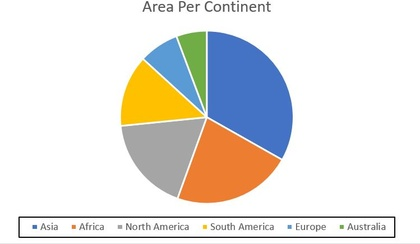
%> input picture Image Project/circle1.JPG, 420 x 244 px, shrunk from 749 x 436 before the run
$ octave --eval "result = GetLegends(imread('circle1.JPG'));"   (GNU Octave 9; MATLAB toolbox functions it lacks are replaced by stand-ins)
%> lines starting %> are read from the running program, lines starting %| are printed output that depends on the picture; in (x1, y1, x2, y2) boxes, pixels count from 0 and x2, y2 are one past the last pixel; in counts of white or black regions, pixels touching at a corner belong together; the program's own positions count from 1
function  [RGBBox] = GetLegends( Original )

    %% Get the binaryImage
    img = rgb2gray(Original);
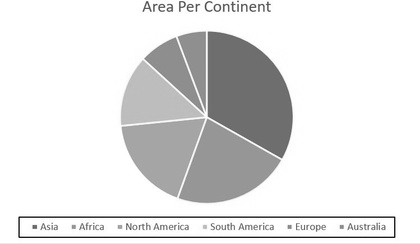
%> img: size 244x420 uint8; min 1, max 255, mean 226.3
    binaryImage = img < 140;
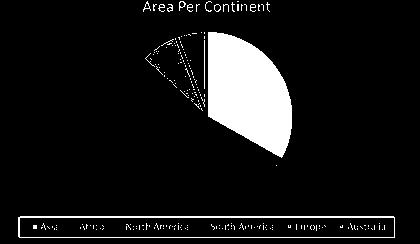
%> binaryImage: size 244x420 logical; 9.3% white; 225 white regions (214 under 20 px), largest, box (x1, y1, x2, y2) and area: (208, 32, 292, 158) 7414, (18, 216, 395, 238) 1184, (204, 40, 205, 89) 49
    binaryImage = imfill(binaryImage, 'holes');
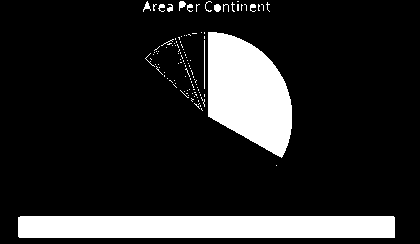
%> binaryImage: size 244x420 logical; 16% white; 116 white regions (105 under 20 px), largest, box (x1, y1, x2, y2) and area: (18, 216, 395, 238) 8290, (208, 32, 292, 158) 7414, (204, 40, 205, 89) 49


    %% Croping
    [h,w]= size(binaryImage);
%> h = 244; w = 420
    new_w = w- (w/4);
%> new_w = 315
    new_h = h- (h/8);
%> new_h = 213.5

    for H = 1: h
        for W = 1: w
            if  H >h/6 && W < new_w && H < new_h
                 binaryImage(H,W) = 0;
            end
        end
    end
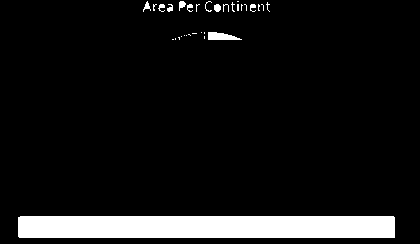
%> binaryImage: size 244x420 logical; 8.7% white; 32 white regions (22 under 20 px), largest, box (x1, y1, x2, y2) and area: (18, 216, 395, 238) 8290, (208, 32, 242, 40) 191, (214, 4, 221, 12) 45


    %% get bigest 2 Rectangles
    se = true(9, 9);
    binaryImage = imopen(binaryImage, se);
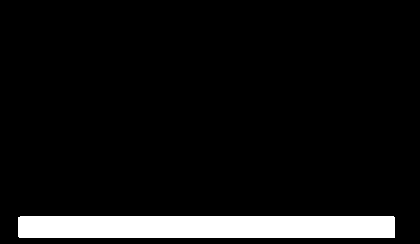
%> binaryImage: size 244x420 logical; 8.1% white; 1 white region, box (x1, y1, x2, y2) and area: (18, 216, 395, 238) 8290
    binaryImage = bwareafilt(binaryImage, 2);
    [L , Num] = bwlabel(binaryImage);
%> Num = 1

   %% filter between the two Rec

   MostRegion = 0;
   for i = 1 : Num

        TempImage = (L==i);

        TempImage2 = uint8(double(Original) .* double(TempImage));
        TempImage2  = im2bw(TempImage2 , 0.9);
        se = ones(5);
        TempImage2  = imclose(TempImage2  , se);
        TempImage2 = ~ TempImage2 ;
        TempImage = ~ TempImage ;

        TempImage2  = TempImage2  - TempImage ;
        [L2 , Num2 ] = bwlabel(TempImage2);
        NumberOfRegions = Num2 ;

        if MostRegion < NumberOfRegions
            MostRegion  = NumberOfRegions ;
            MyBoxIndex = i;
        end

   end
%> this loop made 1 pass
%> (Num2, NumberOfRegions, MostRegion, MyBoxIndex) on pass 1: (1, 1, 1, 1)
%> pass 1, in GetLegends, `TempImage2  = im2bw(TempImage2 , 0.9);`:
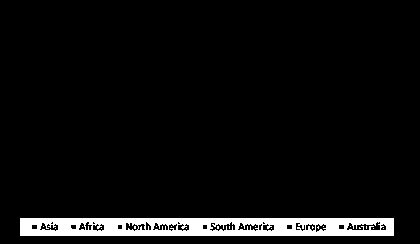
%> TempImage2: size 244x420 logical; 5.5% white; 22 white regions (21 under 20 px), largest, box (x1, y1, x2, y2) and area: (20, 218, 394, 236) 5632
%> pass 1, in GetLegends, `TempImage2  = imclose(TempImage2  , se);`:
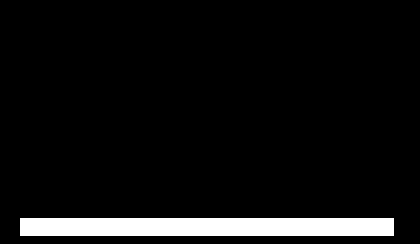
%> TempImage2: size 244x420 logical; 6.6% white; 1 white region, box (x1, y1, x2, y2) and area: (20, 218, 394, 236) 6732

   %% extract the Legend Box from the original image
    RGBBox = (L==MyBoxIndex);
	RGBBox = uint8(double(Original) .* double(RGBBox));
    %figure , imshow(RGBBox);


end

$ run again, on Image Project/circle2.JPG
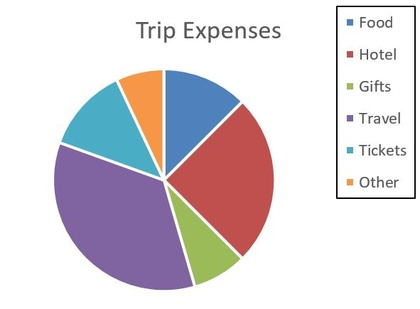
%> input picture Image Project/circle2.JPG, 420 x 309 px, shrunk from 591 x 435 before the run
%> after the loop in GetLegends, `for H = 1: h`:
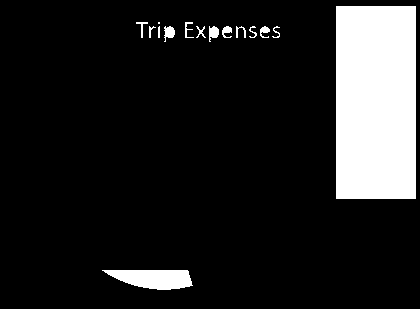
%> binaryImage: size 309x420 logical; 13.5% white; 15 white regions (1 under 20 px), largest, box (x1, y1, x2, y2) and area: (336, 6, 416, 199) 15440, (102, 270, 193, 290) 1330, (164, 26, 175, 42) 112
%> L: size 309x420 double; 3 distinct labels, from 0 to 2
%> Num = 2
%> the loop in GetLegends, `for i = 1 : Num` made 2 passes
%> (Num2, NumberOfRegions, MostRegion, MyBoxIndex) on passes 1 to 2: (1, 1, 1, 1), (7, 7, 7, 2)
%> in GetLegends, `RGBBox = uint8(double(Original) .* double(RGBBox));`:
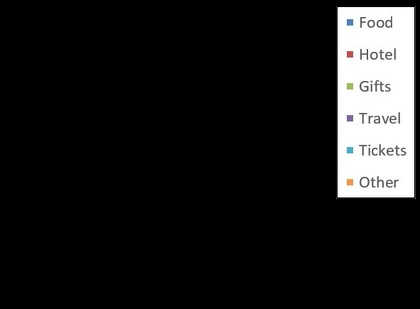
%> RGBBox: size 309x420x3 uint8; mean R, G, B 27.3, 27.4, 27.3

$ run again, on Image Project/rec2.JPG
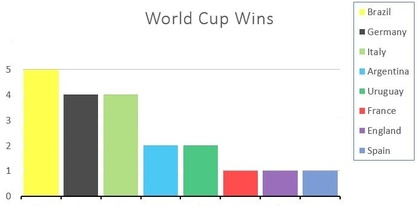
%> input picture Image Project/rec2.JPG, 420 x 206 px, shrunk from 694 x 340 before the run
%> L: size 206x420 double; 3 distinct labels, from 0 to 2
%> Num = 2
%> the loop in GetLegends, `for i = 1 : Num` made 2 passes
%> (Num2, NumberOfRegions, MostRegion, MyBoxIndex) on pass 1: (1, 1, 1, 1)
%> pass 1, in GetLegends, `TempImage = (L==i);`:
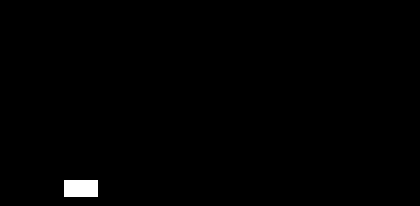
%> TempImage: size 206x420 logical; 0.67% white; 1 white region, box (x1, y1, x2, y2) and area: (64, 180, 98, 197) 578
